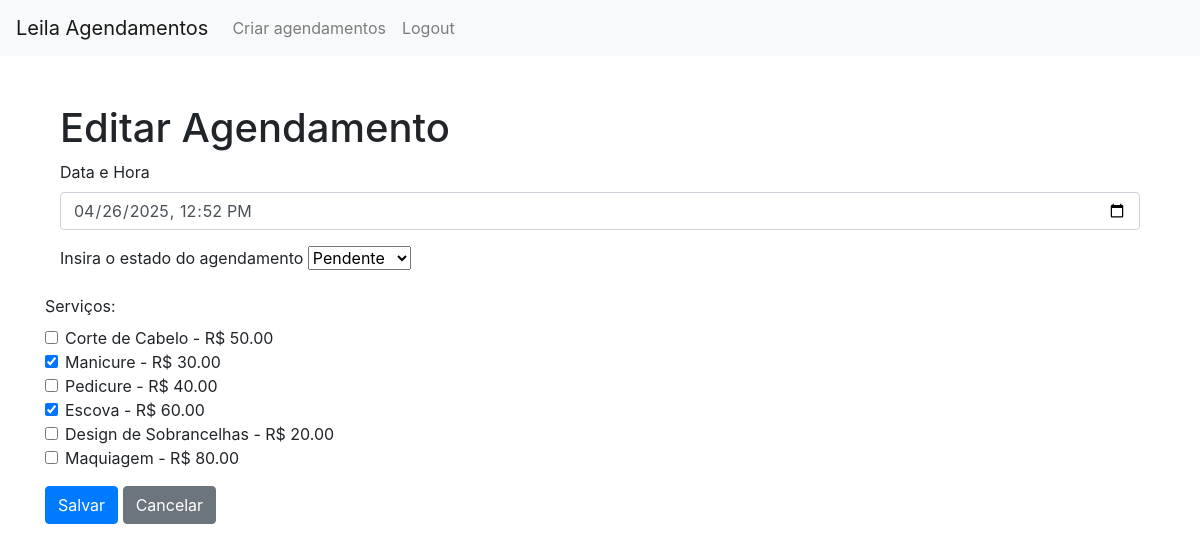
Before: /editarAgendamento/2 (signed in) with the older database file.
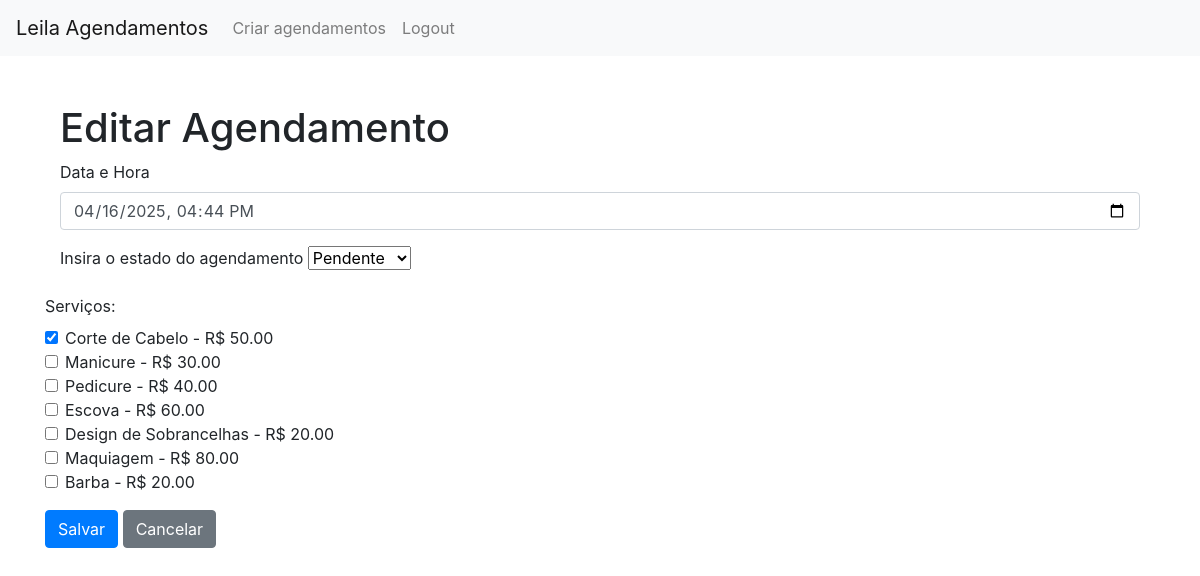
After: the same page with the newer database file.
### models.py (models this page shows)
class Agendamentos(db.Model):
    __tablename__ = 'agendamentos'
    id = db.Column(db.Integer, primary_key=True)
    clienteId = db.Column(db.Integer, db.ForeignKey('cliente.id'), nullable=False)
    data = db.Column(db.DateTime, nullable=False)
    estado = db.Column(db.Enum(Estado), default=Estado.pendente, nullable=False)
    cliente = db.relationship('Cliente', backref='agendamentos')
    is_confirmed = db.Column(db.Boolean, default=False)

class Servico(db.Model):
    id = db.Column(db.Integer, primary_key=True)
    nome = db.Column(db.String(100), nullable=False)
    preco = db.Column(db.Float, nullable=False)
    descricao = db.Column(db.Text)

### app.py (the view, shortened to what this page needs)
@app.route('/editarAgendamento/<int:id>', methods=['GET', 'POST'])
@login_required
def editarAgendamento(id):
    agendamento = Agendamentos.query.get_or_404(id) # recebe o id
    todosServicos = Servico.query.all()  # Todos os serviços disponíveis
    servicos = Servico.query.all()
    return render_template('editarAgendamento.html', agendamento=agendamento, servicos=servicos, estados=Estado, todos_servicos=todosServicos)

### app.py (called while the page is built)
@lm.user_loader # decorador para carregar user
def load_user(id): # pega o id para carregar user
    cliente = db.session.query(Cliente).filter_by(id=id).first()
    return cliente

### templates/editarAgendamento.html (shortened to what this page needs)
{% extends 'header.html' %}
{% block content %}
<div class="container mt-5">
    <h1>Editar Agendamento</h1>
    <form method="POST">
        <div class="form-group">
            <label for="dataHora">Data e Hora</label>
            <input type="datetime-local" class="form-control" id="dataHora" name="dataHora" value="{{ agendamento .data.strftime('%Y-%m-%dT%H:%M') }}" required>
        </div>
        <div class="form-group">
            <label for="estado">Insira o estado do agendamento</label>
            <select class="form-select" id="estado" name="estado">
                {% for estado in estados %}
                    <option
                        value="{{ estado.name }}"
                        {% if estado == agendamento.estado %}selected{% endif %}
                    >
                        {{ estado.value | capitalize }}
                    </option>
                {% endfor %}
            </select>
        </div>
        </div>
        <div class="form-group">
            <label class="form-label">Serviços:</label>
        {% for servico in todos_servicos %}
            <div class="form-check">
                <input
                    class="form-check-input"
                    type="checkbox"
                    name="servicos"
                    value="{{ servico.id }}"
                    id="servico{{ servico.id }}"
                    {% if servico in agendamento.servicos %}checked{% endif %}
                    >
                <label class="form-check-label" for="servico{{ servico.id }}">
                    {{ servico.nome }} - R$ {{ "%.2f"|format(servico.preco) }}
                </label>
            </div>
        {% endfor %}
    </div>
            <button type="submit" class="btn btn-primary">Salvar</button>
        <a href="{{ url_for('home') }}" class="btn btn-secondary">Cancelar</a>
</div>
{% endblock %}

Changed rows visible on the page:
changed Agendamentos "Pendente": dataHora "04/26/2025 12:52" → "04/16/2025 16:44"
computed for Servico "Corte de Cabelo": servicos "☐" → "☑"
computed for Servico "Manicure": servicos "☑" → "☐"
computed for Servico "Escova": servicos "☑" → "☐"
added Servico: nome "Barba", preco "20.00"
